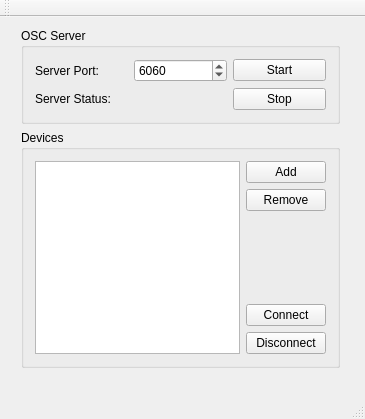
<?xml version="1.0" encoding="UTF-8"?>
<ui version="4.0">
 <class>MainWindow</class>
 <widget class="QMainWindow" name="MainWindow">
  <property name="geometry">
   <rect>
    <x>0</x>
    <y>0</y>
    <width>365</width>
    <height>419</height>
   </rect>
  </property>
  <property name="sizePolicy">
   <sizepolicy hsizetype="Fixed" vsizetype="Fixed">
    <horstretch>0</horstretch>
    <verstretch>0</verstretch>
   </sizepolicy>
  </property>
  <property name="minimumSize">
   <size>
    <width>365</width>
    <height>0</height>
   </size>
  </property>
  <property name="maximumSize">
   <size>
    <width>365</width>
    <height>16777215</height>
   </size>
  </property>
  <property name="windowTitle">
   <string>OSC Bridge</string>
  </property>
  <widget class="QWidget" name="centralWidget">
   <widget class="QWidget" name="">
    <property name="geometry">
     <rect>
      <x>10</x>
      <y>0</y>
      <width>341</width>
      <height>362</height>
     </rect>
    </property>
    <layout class="QGridLayout" name="gridLayout_3">
     <item row="0" column="0">
      <widget class="QGroupBox" name="groupBox">
       <property name="title">
        <string>OSC Server</string>
       </property>
       <layout class="QHBoxLayout" name="horizontalLayout">
        <item>
         <layout class="QGridLayout" name="gridLayout">
          <item row="0" column="0">
           <widget class="QLabel" name="portLabel_static">
            <property name="text">
             <string>Server Port:</string>
            </property>
           </widget>
          </item>
          <item row="0" column="5">
           <widget class="QPushButton" name="startButton">
            <property name="text">
             <string>Start</string>
            </property>
           </widget>
          </item>
          <item row="4" column="5">
           <widget class="QPushButton" name="stopButton">
            <property name="text">
             <string>Stop</string>
            </property>
           </widget>
          </item>
          <item row="4" column="0">
           <widget class="QLabel" name="statusLabel_static">
            <property name="text">
             <string>Server Status:</string>
            </property>
           </widget>
          </item>
          <item row="4" column="2">
           <widget class="QLabel" name="statusLabel">
            <property name="text">
             <string/>
            </property>
           </widget>
          </item>
          <item row="0" column="2">
           <widget class="QSpinBox" name="portSpinBox">
            <property name="minimum">
             <number>1024</number>
            </property>
            <property name="maximum">
             <number>65535</number>
            </property>
            <property name="value">
             <number>6060</number>
            </property>
           </widget>
          </item>
         </layout>
        </item>
       </layout>
      </widget>
     </item>
     <item row="1" column="0">
      <widget class="QGroupBox" name="groupBox_2">
       <property name="title">
        <string>Devices</string>
       </property>
       <layout class="QGridLayout" name="gridLayout_2">
        <item row="0" column="2">
         <widget class="QPushButton" name="addButton">
          <property name="sizePolicy">
           <sizepolicy hsizetype="Minimum" vsizetype="Fixed">
            <horstretch>0</horstretch>
            <verstretch>0</verstretch>
           </sizepolicy>
          </property>
          <property name="text">
           <string>Add</string>
          </property>
         </widget>
        </item>
        <item row="0" column="0" rowspan="5">
         <widget class="QTableView" name="deviceView"/>
        </item>
        <item row="2" column="2">
         <spacer name="verticalSpacer">
          <property name="orientation">
           <enum>Qt::Vertical</enum>
          </property>
          <property name="sizeHint" stdset="0">
           <size>
            <width>38</width>
            <height>58</height>
           </size>
          </property>
         </spacer>
        </item>
        <item row="3" column="2">
         <widget class="QPushButton" name="connectButton">
          <property name="text">
           <string>Connect</string>
          </property>
         </widget>
        </item>
        <item row="4" column="2">
         <widget class="QPushButton" name="disconnectButton">
          <property name="text">
           <string>Disconnect</string>
          </property>
         </widget>
        </item>
        <item row="1" column="2">
         <widget class="QPushButton" name="removeButton">
          <property name="text">
           <string>Remove</string>
          </property>
         </widget>
        </item>
       </layout>
      </widget>
     </item>
    </layout>
   </widget>
  </widget>
  <widget class="QMenuBar" name="menuBar">
   <property name="geometry">
    <rect>
     <x>0</x>
     <y>0</y>
     <width>365</width>
     <height>22</height>
    </rect>
   </property>
  </widget>
  <widget class="QToolBar" name="mainToolBar">
   <attribute name="toolBarArea">
    <enum>TopToolBarArea</enum>
   </attribute>
   <attribute name="toolBarBreak">
    <bool>false</bool>
   </attribute>
  </widget>
  <widget class="QStatusBar" name="statusBar"/>
 </widget>
 <layoutdefault spacing="6" margin="11"/>
 <tabstops>
  <tabstop>portSpinBox</tabstop>
  <tabstop>startButton</tabstop>
  <tabstop>stopButton</tabstop>
  <tabstop>deviceView</tabstop>
  <tabstop>addButton</tabstop>
  <tabstop>removeButton</tabstop>
  <tabstop>connectButton</tabstop>
  <tabstop>disconnectButton</tabstop>
 </tabstops>
 <resources/>
 <connections/>
</ui>
